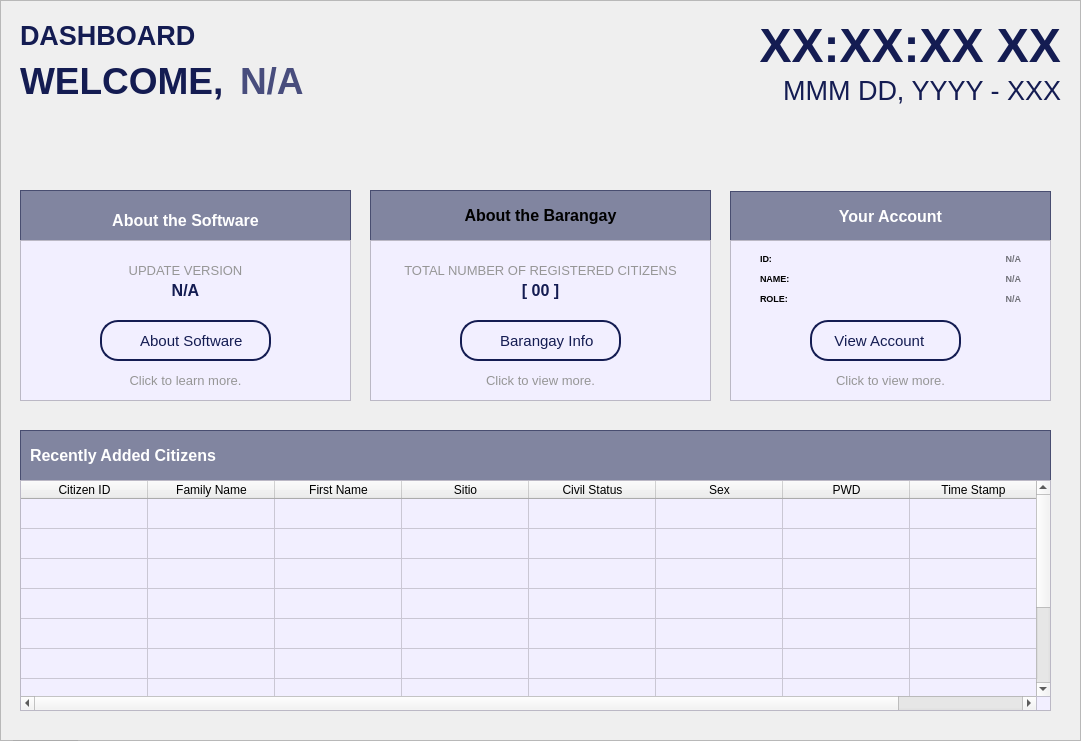
  <widget class="QFrame" name="baseBodyFrame">
   <property name="geometry">
    <rect>
     <x>250</x>
     <y>60</y>
     <width>1081</width>
     <height>741</height>
    </rect>
   </property>
   <property name="styleSheet">
    <string notr="true">#baseBodyFrame {
	background-color: #e7e2ff;
	border: none;
	border-radius: 10px;
}</string>
   </property>
   <property name="frameShape">
    <enum>QFrame::Shape::StyledPanel</enum>
   </property>
   <property name="frameShadow">
    <enum>QFrame::Shadow::Raised</enum>
   </property>
   <widget class="QPushButton" name="logout_buttonLogout_3">
    <property name="geometry">
     <rect>
      <x>10</x>
      <y>740</y>
      <width>71</width>
      <height>31</height>
     </rect>
    </property>
    <property name="font">
     <font>
      <family>Arial</family>
      <pointsize>8</pointsize>
      <bold>true</bold>
     </font>
    </property>
    <property name="cursor">
     <cursorShape>PointingHandCursor</cursorShape>
    </property>
    <property name="styleSheet">
     <string notr="true">#logout_buttonLogout {
    background-color: #bc1c1c;
    color: white;
    border-radius: 5px;
    padding: 10px; /* Optional: Adjusts spacing inside the button */
}
#logout_buttonLogout:hover {
    background-color: #d82020; /* Slightly lighter blue when hovered */
}
#logout_buttonLogout:pressed {
    background-color: #8c1515; /* Darker blue when clicked */
}</string>
    </property>
    <property name="text">
     <string>LOGOUT</string>
    </property>
   </widget>
   <widget class="QLabel" name="title_bodyDashboard">
    <property name="geometry">
     <rect>
      <x>20</x>
      <y>20</y>
      <width>381</width>
      <height>31</height>
     </rect>
    </property>
    <property name="font">
     <font>
      <family>Arial</family>
      <pointsize>20</pointsize>
      <bold>true</bold>
     </font>
    </property>
    <property name="styleSheet">
     <string notr="true">#title_bodyDashboard {
	background-color: transparent;
	color: #141c52;
}
</string>
    </property>
    <property name="text">
     <string>DASHBOARD</string>
    </property>
   </widget>
   <widget class="QLabel" name="label_timeDashboard">
    <property name="geometry">
     <rect>
      <x>620</x>
      <y>10</y>
      <width>441</width>
      <height>71</height>
     </rect>
    </property>
    <property name="font">
     <font>
      <family>Arial</family>
      <pointsize>36</pointsize>
      <bold>true</bold>
     </font>
    </property>
    <property name="layoutDirection">
     <enum>Qt::LayoutDirection::LeftToRight</enum>
    </property>
    <property name="styleSheet">
     <string notr="true">#label_timeDashboard {
    color: #141c52;
}</string>
    </property>
    <property name="text">
     <string>XX:XX:XX XX</string>
    </property>
    <property name="alignment">
     <set>Qt::AlignmentFlag::AlignRight|Qt::AlignmentFlag::AlignTrailing|Qt::AlignmentFlag::AlignVCenter</set>
    </property>
   </widget>
   <widget class="QLabel" name="label_dateDashboard">
    <property name="geometry">
     <rect>
      <x>560</x>
      <y>70</y>
      <width>501</width>
      <height>41</height>
     </rect>
    </property>
    <property name="font">
     <font>
      <family>Arial</family>
      <pointsize>20</pointsize>
      <bold>false</bold>
     </font>
    </property>
    <property name="styleSheet">
     <string notr="true">#label_dateDashboard{
	color: #141c52;
}</string>
    </property>
    <property name="text">
     <string>MMM DD, YYYY - XXX</string>
    </property>
    <property name="alignment">
     <set>Qt::AlignmentFlag::AlignRight|Qt::AlignmentFlag::AlignTrailing|Qt::AlignmentFlag::AlignVCenter</set>
    </property>
   </widget>
   <widget class="QLabel" name="title_welcomeDashboard">
    <property name="geometry">
     <rect>
      <x>20</x>
      <y>60</y>
      <width>211</width>
      <height>41</height>
     </rect>
    </property>
    <property name="font">
     <font>
      <family>Arial</family>
      <pointsize>28</pointsize>
      <bold>true</bold>
     </font>
    </property>
    <property name="styleSheet">
     <string notr="true">#title_welcomeDashboard {
	background-color: transparent;
	color: #141c52;
}
</string>
    </property>
    <property name="text">
     <string>WELCOME,</string>
    </property>
   </widget>
   <widget class="QLabel" name="title_employeeFirstNameDashboard">
    <property name="geometry">
     <rect>
      <x>240</x>
      <y>60</y>
      <width>491</width>
      <height>41</height>
     </rect>
    </property>
    <property name="font">
     <font>
      <family>Arial</family>
      <pointsize>28</pointsize>
      <bold>true</bold>
     </font>
    </property>
    <property name="styleSheet">
     <string notr="true">#title_employeeFirstNameDashboard {
	background-color: transparent;
	color: #484d7d;
}
</string>
    </property>
    <property name="text">
     <string>N/A</string>
    </property>
   </widget>
   <widget class="QTableWidget" name="table_recentlyAddedCitizensDashboard">
    <property name="geometry">
     <rect>
      <x>20</x>
      <y>480</y>
      <width>1031</width>
      <height>231</height>
     </rect>
    </property>
    <property name="styleSheet">
     <string notr="true">#table_recentlyAddedCitizensDashboard{
	background-color: #f2efff;
}</string>
    </property>
    <property name="showGrid">
     <bool>true</bool>
    </property>
    <property name="gridStyle">
     <enum>Qt::PenStyle::SolidLine</enum>
    </property>
    <property name="sortingEnabled">
     <bool>true</bool>
    </property>
    <property name="rowCount">
     <number>10</number>
    </property>
    <property name="columnCount">
     <number>8</number>
    </property>
    <attribute name="horizontalHeaderVisible">
     <bool>true</bool>
    </attribute>
    <attribute name="horizontalHeaderCascadingSectionResizes">
     <bool>false</bool>
    </attribute>
    <attribute name="horizontalHeaderMinimumSectionSize">
     <number>45</number>
    </attribute>
    <attribute name="horizontalHeaderDefaultSectionSize">
     <number>127</number>
    </attribute>
    <attribute name="verticalHeaderVisible">
     <bool>false</bool>
    </attribute>
    <attribute name="verticalHeaderHighlightSections">
     <bool>false</bool>
    </attribute>
    <attribute name="verticalHeaderStretchLastSection">
     <bool>true</bool>
    </attribute>
    <row/>
    <row/>
    <row/>
    <row/>
    <row/>
    <row/>
    <row/>
    <row/>
    <row/>
    <row/>
    <column>
     <property name="text">
      <string>Citizen ID</string>
     </property>
     <property name="font">
      <font>
       <family>Arial</family>
      </font>
     </property>
     <property name="background">
      <color>
       <red>59</red>
       <green>57</green>
       <blue>100</blue>
      </color>
     </property>
    </column>
    <column>
     <property name="text">
      <string>Family Name</string>
     </property>
     <property name="font">
      <font>
       <family>Arial</family>
      </font>
     </property>
     <property name="background">
      <color>
       <red>59</red>
       <green>57</green>
       <blue>100</blue>
      </color>
     </property>
    </column>
    <column>
     <property name="text">
      <string>First Name</string>
     </property>
     <property name="font">
      <font>
       <family>Arial</family>
      </font>
     </property>
     <property name="background">
      <color>
       <red>59</red>
       <green>57</green>
       <blue>100</blue>
      </color>
     </property>
    </column>
    <column>
     <property name="text">
      <string>Sitio</string>
     </property>
     <property name="font">
      <font>
       <family>Arial</family>
      </font>
     </property>
     <property name="background">
      <color>
       <red>59</red>
       <green>57</green>
       <blue>100</blue>
      </color>
     </property>
    </column>
    <column>
     <property name="text">
      <string>Civil Status</string>
     </property>
     <property name="font">
      <font>
       <family>Arial</family>
      </font>
     </property>
     <property name="background">
      <color>
       <red>59</red>
       <green>57</green>
       <blue>100</blue>
      </color>
     </property>
    </column>
    <column>
     <property name="text">
      <string>Sex</string>
     </property>
     <property name="font">
      <font>
       <family>Arial</family>
      </font>
     </property>
     <property name="background">
      <color>
       <red>59</red>
       <green>57</green>
       <blue>100</blue>
      </color>
     </property>
    </column>
    <column>
     <property name="text">
      <string>PWD</string>
     </property>
     <property name="font">
      <font>
       <family>Arial</family>
      </font>
     </property>
     <property name="background">
      <color>
       <red>59</red>
       <green>57</green>
       <blue>100</blue>
      </color>
     </property>
    </column>
    <column>
     <property name="text">
      <string>Time Stamp</string>
     </property>
     <property name="font">
      <font>
       <family>Arial</family>
      </font>
     </property>
     <property name="background">
      <color>
       <red>59</red>
       <green>57</green>
       <blue>100</blue>
      </color>
     </property>
    </column>
   </widget>
   <widget class="QFrame" name="table_titleFrameDashboard">
    <property name="geometry">
     <rect>
      <x>20</x>
      <y>430</y>
      <width>1031</width>
      <height>51</height>
     </rect>
    </property>
    <property name="styleSheet">
     <string notr="true">#table_titleFrameDashboard{
	background-color: rgba(20, 28, 82, 128)
}
</string>
    </property>
    <property name="frameShape">
     <enum>QFrame::Shape::StyledPanel</enum>
    </property>
    <property name="frameShadow">
     <enum>QFrame::Shadow::Raised</enum>
    </property>
    <widget class="QLabel" name="label_tableTitleDashboard">
     <property name="geometry">
      <rect>
       <x>10</x>
       <y>0</y>
       <width>191</width>
       <height>51</height>
      </rect>
     </property>
     <property name="font">
      <font>
       <family>Arial</family>
       <pointsize>12</pointsize>
       <bold>true</bold>
      </font>
     </property>
     <property name="styleSheet">
      <string notr="true">#label_tableTitleDashboard {
	background-color: transparent;
	color: #FFFFFF;
}
</string>
     </property>
     <property name="text">
      <string>Recently Added Citizens</string>
     </property>
    </widget>
   </widget>
   <widget class="QFrame" name="frame_staffAccountInformationDashboard">
    <property name="geometry">
     <rect>
      <x>730</x>
      <y>240</y>
      <width>321</width>
      <height>161</height>
     </rect>
    </property>
    <property name="styleSheet">
     <string notr="true">#frame_staffAccountInformationDashboard{
	background-color: #f2efff;
}</string>
    </property>
    <property name="frameShape">
     <enum>QFrame::Shape::StyledPanel</enum>
    </property>
    <property name="frameShadow">
     <enum>QFrame::Shadow::Raised</enum>
    </property>
    <widget class="QLabel" name="label_empIDAccInfo">
     <property name="geometry">
      <rect>
       <x>30</x>
       <y>10</y>
       <width>131</width>
       <height>16</height>
      </rect>
     </property>
     <property name="font">
      <font>
       <family>Arial</family>
       <pointsize>7</pointsize>
       <bold>true</bold>
      </font>
     </property>
     <property name="styleSheet">
      <string notr="true">#label_empIDAccInfo{
	color: #000000;
}</string>
     </property>
     <property name="text">
      <string>ID:</string>
     </property>
    </widget>
    <widget class="QLabel" name="label_empNameAccInfo">
     <property name="geometry">
      <rect>
       <x>30</x>
       <y>30</y>
       <width>131</width>
       <height>16</height>
      </rect>
     </property>
     <property name="font">
      <font>
       <family>Arial</family>
       <pointsize>7</pointsize>
       <bold>true</bold>
      </font>
     </property>
     <property name="styleSheet">
      <string notr="true">#label_empNameAccInfo{
	color: #000000;
}</string>
     </property>
     <property name="text">
      <string>NAME:</string>
     </property>
    </widget>
    <widget class="QLabel" name="label_empAccessAccInfo">
     <property name="geometry">
      <rect>
       <x>30</x>
       <y>50</y>
       <width>131</width>
       <height>16</height>
      </rect>
     </property>
     <property name="font">
      <font>
       <family>Arial</family>
       <pointsize>7</pointsize>
       <bold>true</bold>
      </font>
     </property>
     <property name="styleSheet">
      <string notr="true">#label_empAccessAccInfo{
	color: #000000;
}</string>
     </property>
     <property name="text">
      <string>ROLE:</string>
     </property>
    </widget>
    <widget class="QLabel" name="data_empAccessAccInfo">
     <property name="geometry">
      <rect>
       <x>160</x>
       <y>50</y>
       <width>131</width>
       <height>16</height>
      </rect>
     </property>
     <property name="font">
      <font>
       <family>Arial</family>
       <pointsize>7</pointsize>
       <bold>true</bold>
      </font>
     </property>
     <property name="styleSheet">
      <string notr="true">#data_empAccessAccInfo{
	color: #707078;
}</string>
     </property>
     <property name="text">
      <string>N/A</string>
     </property>
     <property name="alignment">
      <set>Qt::AlignmentFlag::AlignRight|Qt::AlignmentFlag::AlignTrailing|Qt::AlignmentFlag::AlignVCenter</set>
     </property>
    </widget>
    <widget class="QLabel" name="data_empNameAccInfo">
     <property name="geometry">
      <rect>
       <x>160</x>
       <y>30</y>
       <width>131</width>
       <height>16</height>
      </rect>
     </property>
     <property name="font">
      <font>
       <family>Arial</family>
       <pointsize>7</pointsize>
       <bold>true</bold>
      </font>
     </property>
     <property name="styleSheet">
      <string notr="true">#data_empNameAccInfo{
	color: #707078;
}</string>
     </property>
     <property name="text">
      <string>N/A</string>
     </property>
     <property name="alignment">
      <set>Qt::AlignmentFlag::AlignRight|Qt::AlignmentFlag::AlignTrailing|Qt::AlignmentFlag::AlignVCenter</set>
     </property>
    </widget>
    <widget class="QLabel" name="data_empIDAccInfo">
     <property name="geometry">
      <rect>
       <x>160</x>
       <y>10</y>
       <width>131</width>
       <height>16</height>
      </rect>
     </property>
     <property name="font">
      <font>
       <family>Arial</family>
       <pointsize>7</pointsize>
       <bold>true</bold>
      </font>
     </property>
     <property name="styleSheet">
      <string notr="true">#data_empIDAccInfo{
	color: #707078;
}</string>
     </property>
     <property name="text">
      <string>N/A</string>
     </property>
     <property name="alignment">
      <set>Qt::AlignmentFlag::AlignRight|Qt::AlignmentFlag::AlignTrailing|Qt::AlignmentFlag::AlignVCenter</set>
     </property>
    </widget>
    <widget class="QLabel" name="label_info">
     <property name="geometry">
      <rect>
       <x>0</x>
       <y>130</y>
       <width>321</width>
       <height>21</height>
      </rect>
     </property>
     <property name="font">
      <font>
       <family>Arial</family>
       <pointsize>10</pointsize>
      </font>
     </property>
     <property name="styleSheet">
      <string notr="true">#label_info{
	color: #969696;
}</string>
     </property>
     <property name="text">
      <string>Click to view more.</string>
     </property>
     <property name="alignment">
      <set>Qt::AlignmentFlag::AlignCenter</set>
     </property>
    </widget>
    <widget class="QPushButton" name="acc_buttonYourAccount">
     <property name="geometry">
      <rect>
       <x>80</x>
       <y>80</y>
       <width>151</width>
       <height>41</height>
      </rect>
     </property>
     <property name="font">
      <font>
       <family>Arial</family>
       <pointsize>11</pointsize>
      </font>
     </property>
     <property name="cursor">
      <cursorShape>PointingHandCursor</cursorShape>
     </property>
     <property name="styleSheet">
      <string notr="true">#acc_buttonYourAccount {
    background-color: #f2efff;
    color: #141c52;
	border: 2px solid #141c52; 
	border-radius: 18px;
	text-align: left;
    padding: 10px; /* Optional: Adjusts spacing inside the button */
}
#acc_buttonYourAccount:hover {
    background-color: #fdfdff; /* Slightly lighter blue when hovered */
}
#acc_buttonYourAccount:pressed {
    background-color: #e7e5f4; /* Darker blue when clicked */
}

</string>
     </property>
     <property name="text">
      <string>   View Account</string>
     </property>
     <property name="icon">
      <iconset>
       <normaloff>../../Assets/Icons/icon_myprofile.svg</normaloff>../../Assets/Icons/icon_myprofile.svg</iconset>
     </property>
     <property name="iconSize">
      <size>
       <width>20</width>
       <height>20</height>
      </size>
     </property>
     <property name="shortcut">
      <string/>
     </property>
    </widget>
   </widget>
   <widget class="QFrame" name="frame_titleStaffAccountInfoDashboard">
    <property name="geometry">
     <rect>
      <x>730</x>
      <y>191</y>
      <width>321</width>
      <height>51</height>
     </rect>
    </property>
    <property name="styleSheet">
     <string notr="true">#frame_titleStaffAccountInfoDashboard{
	background-color: rgba(20, 28, 82, 128)
}
</string>
    </property>
    <property name="frameShape">
     <enum>QFrame::Shape::StyledPanel</enum>
    </property>
    <property name="frameShadow">
     <enum>QFrame::Shadow::Raised</enum>
    </property>
    <widget class="QLabel" name="label_frameTitleDashboard">
     <property name="geometry">
      <rect>
       <x>0</x>
       <y>0</y>
       <width>321</width>
       <height>51</height>
      </rect>
     </property>
     <property name="font">
      <font>
       <family>Arial</family>
       <pointsize>12</pointsize>
       <bold>true</bold>
      </font>
     </property>
     <property name="styleSheet">
      <string notr="true">#label_frameTitleDashboard {
	background-color: transparent;
	color: #FFFFFF;
}
</string>
     </property>
     <property name="text">
      <string>Your Account</string>
     </property>
     <property name="alignment">
      <set>Qt::AlignmentFlag::AlignCenter</set>
     </property>
    </widget>
   </widget>
   <widget class="QFrame" name="dashboard_frameAboutSoftware">
    <property name="geometry">
     <rect>
      <x>20</x>
      <y>240</y>
      <width>331</width>
      <height>161</height>
     </rect>
    </property>
    <property name="styleSheet">
     <string notr="true">#dashboard_frameAboutSoftware{
	background-color: #f2efff;
}</string>
    </property>
    <property name="frameShape">
     <enum>QFrame::Shape::StyledPanel</enum>
    </property>
    <property name="frameShadow">
     <enum>QFrame::Shadow::Raised</enum>
    </property>
    <widget class="QLabel" name="label_infoManual">
     <property name="geometry">
      <rect>
       <x>0</x>
       <y>130</y>
       <width>331</width>
       <height>20</height>
      </rect>
     </property>
     <property name="font">
      <font>
       <family>Arial</family>
       <pointsize>10</pointsize>
      </font>
     </property>
     <property name="styleSheet">
      <string notr="true">#label_infoManual{
	color: #969696;
}</string>
     </property>
     <property name="text">
      <string>Click to learn more.</string>
     </property>
     <property name="alignment">
      <set>Qt::AlignmentFlag::AlignCenter</set>
     </property>
    </widget>
    <widget class="QPushButton" name="dashboard_buttonAboutSoftware">
     <property name="geometry">
      <rect>
       <x>80</x>
       <y>80</y>
       <width>171</width>
       <height>41</height>
      </rect>
     </property>
     <property name="font">
      <font>
       <family>Arial</family>
       <pointsize>11</pointsize>
      </font>
     </property>
     <property name="cursor">
      <cursorShape>PointingHandCursor</cursorShape>
     </property>
     <property name="styleSheet">
      <string notr="true">#dashboard_buttonAboutSoftware {
    background-color: #f2efff;
    color: #141c52;
	border: 2px solid #141c52; 
	border-radius: 18px;
	text-align: center;
    padding: 10px; /* Optional: Adjusts spacing inside the button */
}
#dashboard_buttonAboutSoftware:hover {
    background-color: #fdfdff; /* Slightly lighter blue when hovered */
}
#dashboard_buttonAboutSoftware:pressed {
    background-color: #e7e5f4; /* Darker blue when clicked */
}

</string>
     </property>
     <property name="text">
      <string>   About Software</string>
     </property>
     <property name="icon">
      <iconset>
       <normaloff>../../Assets/Icons/icon_aboutsoftware.svg</normaloff>../../Assets/Icons/icon_aboutsoftware.svg</iconset>
     </property>
     <property name="iconSize">
      <size>
       <width>22</width>
       <height>22</height>
      </size>
     </property>
     <property name="shortcut">
      <string/>
     </property>
    </widget>
    <widget class="QLabel" name="label_infoUpdateVersion">
     <property name="geometry">
      <rect>
       <x>0</x>
       <y>20</y>
       <width>331</width>
       <height>20</height>
      </rect>
     </property>
     <property name="font">
      <font>
       <family>Arial</family>
       <pointsize>10</pointsize>
      </font>
     </property>
     <property name="styleSheet">
      <string notr="true">#label_infoUpdateVersion{
	color: #969696;
}</string>
     </property>
     <property name="text">
      <string>UPDATE VERSION</string>
     </property>
     <property name="alignment">
      <set>Qt::AlignmentFlag::AlignCenter</set>
     </property>
    </widget>
    <widget class="QLabel" name="label_UpdateVersion">
     <property name="geometry">
      <rect>
       <x>0</x>
       <y>40</y>
       <width>331</width>
       <height>20</height>
      </rect>
     </property>
     <property name="font">
      <font>
       <family>Arial</family>
       <pointsize>12</pointsize>
       <bold>true</bold>
      </font>
     </property>
     <property name="styleSheet">
      <string notr="true">#label_UpdateVersion{
	color: #141c52;
}</string>
     </property>
     <property name="text">
      <string>N/A</string>
     </property>
     <property name="alignment">
      <set>Qt::AlignmentFlag::AlignCenter</set>
     </property>
    </widget>
   </widget>
   <widget class="QLabel" name="label_frameTitleAboutSoftware">
    <property name="geometry">
     <rect>
      <x>20</x>
      <y>200</y>
      <width>331</width>
      <height>41</height>
     </rect>
    </property>
    <property name="font">
     <font>
      <family>Arial</family>
      <pointsize>12</pointsize>
      <bold>true</bold>
     </font>
    </property>
    <property name="styleSheet">
     <string notr="true">#label_frameTitleAboutSoftware {
	background-color: transparent;
	color: #FFFFFF;
}
</string>
    </property>
    <property name="text">
     <string>About the Software</string>
    </property>
    <property name="alignment">
     <set>Qt::AlignmentFlag::AlignCenter</set>
    </property>
   </widget>
   <widget class="QFrame" name="dashboard_frameAboutBarangay">
    <property name="geometry">
     <rect>
      <x>370</x>
      <y>240</y>
      <width>341</width>
      <height>161</height>
     </rect>
    </property>
    <property name="styleSheet">
     <string notr="true">#dashboard_frameAboutBarangay{
	background-color: #f2efff;
}</string>
    </property>
    <property name="frameShape">
     <enum>QFrame::Shape::StyledPanel</enum>
    </property>
    <property name="frameShadow">
     <enum>QFrame::Shadow::Raised</enum>
    </property>
    <widget class="QPushButton" name="dashboard_buttonBarangayInfo">
     <property name="geometry">
      <rect>
       <x>90</x>
       <y>80</y>
       <width>161</width>
       <height>41</height>
      </rect>
     </property>
     <property name="font">
      <font>
       <family>Arial</family>
       <pointsize>11</pointsize>
      </font>
     </property>
     <property name="cursor">
      <cursorShape>PointingHandCursor</cursorShape>
     </property>
     <property name="styleSheet">
      <string notr="true">#dashboard_buttonBarangayInfo {
    background-color: #f2efff;
    color: #141c52;
	border: 2px solid #141c52; 
	border-radius: 18px;
	text-align: center;
    padding: 10px; /* Optional: Adjusts spacing inside the button */
}
#dashboard_buttonBarangayInfo:hover {
    background-color: #fdfdff; /* Slightly lighter blue when hovered */
}
#dashboard_buttonBarangayInfo:pressed {
    background-color: #e7e5f4; /* Darker blue when clicked */
}

</string>
     </property>
     <property name="text">
      <string>   Barangay Info</string>
     </property>
     <property name="icon">
      <iconset>
       <normaloff>../../Assets/Icons/icon_brgyinfo.svg</normaloff>../../Assets/Icons/icon_brgyinfo.svg</iconset>
     </property>
     <property name="iconSize">
      <size>
       <width>20</width>
       <height>20</height>
      </size>
     </property>
     <property name="shortcut">
      <string/>
     </property>
    </widget>
    <widget class="QLabel" name="label_infoBarangay">
     <property name="geometry">
      <rect>
       <x>0</x>
       <y>130</y>
       <width>341</width>
       <height>20</height>
      </rect>
     </property>
     <property name="font">
      <font>
       <family>Arial</family>
       <pointsize>10</pointsize>
      </font>
     </property>
     <property name="styleSheet">
      <string notr="true">#label_infoBarangay{
	color: #969696;
}</string>
     </property>
     <property name="text">
      <string>Click to view more.</string>
     </property>
     <property name="alignment">
      <set>Qt::AlignmentFlag::AlignCenter</set>
     </property>
    </widget>
    <widget class="QLabel" name="label_infoTotalNumberRegisteredCitizen">
     <property name="geometry">
      <rect>
       <x>0</x>
       <y>20</y>
       <width>341</width>
       <height>20</height>
      </rect>
     </property>
     <property name="font">
      <font>
       <family>Arial</family>
       <pointsize>10</pointsize>
      </font>
     </property>
     <property name="styleSheet">
      <string notr="true">#label_infoTotalNumberRegisteredCitizen{
	color: #969696;
}</string>
     </property>
     <property name="text">
      <string>TOTAL NUMBER OF REGISTERED CITIZENS</string>
     </property>
     <property name="alignment">
      <set>Qt::AlignmentFlag::AlignCenter</set>
     </property>
    </widget>
    <widget class="QLabel" name="label_TotalNumberRegisteredCitizen">
     <property name="geometry">
      <rect>
       <x>0</x>
       <y>40</y>
       <width>341</width>
       <height>20</height>
      </rect>
     </property>
     <property name="font">
      <font>
       <family>Arial</family>
       <pointsize>12</pointsize>
       <bold>true</bold>
      </font>
     </property>
     <property name="styleSheet">
      <string notr="true">#label_TotalNumberRegisteredCitizen{
	color: #141c52;
}</string>
     </property>
     <property name="text">
      <string>[ 00 ]</string>
     </property>
     <property name="alignment">
      <set>Qt::AlignmentFlag::AlignCenter</set>
     </property>
    </widget>
   </widget>
   <widget class="QFrame" name="table_FrameAboutSoftware">
    <property name="geometry">
     <rect>
      <x>20</x>
      <y>190</y>
      <width>331</width>
      <height>51</height>
     </rect>
    </property>
    <property name="styleSheet">
     <string notr="true">#table_FrameAboutSoftware{
	background-color: rgba(20, 28, 82, 128)
}
</string>
    </property>
    <property name="frameShape">
     <enum>QFrame::Shape::StyledPanel</enum>
    </property>
    <property name="frameShadow">
     <enum>QFrame::Shadow::Raised</enum>
    </property>
   </widget>
   <widget class="QFrame" name="table_FrameAboutBarangay">
    <property name="geometry">
     <rect>
      <x>370</x>
      <y>190</y>
      <width>341</width>
      <height>51</height>
     </rect>
    </property>
    <property name="styleSheet">
     <string notr="true">#table_FrameAboutBarangay{
	background-color: rgba(20, 28, 82, 128)
}
</string>
    </property>
    <property name="frameShape">
     <enum>QFrame::Shape::StyledPanel</enum>
    </property>
    <property name="frameShadow">
     <enum>QFrame::Shadow::Raised</enum>
    </property>
    <widget class="QLabel" name="label_frameTitleDashboard_3">
     <property name="geometry">
      <rect>
       <x>0</x>
       <y>0</y>
       <width>341</width>
       <height>51</height>
      </rect>
     </property>
     <property name="font">
      <font>
       <family>Arial</family>
       <pointsize>12</pointsize>
       <bold>true</bold>
      </font>
     </property>
     <property name="styleSheet">
      <string notr="true">#label_frameTitleDashboard {
	background-color: transparent;
	color: #FFFFFF;
}
</string>
     </property>
     <property name="text">
      <string>About the Barangay</string>
     </property>
     <property name="alignment">
      <set>Qt::AlignmentFlag::AlignCenter</set>
     </property>
    </widget>
   </widget>
   <zorder>table_FrameAboutBarangay</zorder>
   <zorder>table_FrameAboutSoftware</zorder>
   <zorder>table_titleFrameDashboard</zorder>
   <zorder>logout_buttonLogout_3</zorder>
   <zorder>title_bodyDashboard</zorder>
   <zorder>label_timeDashboard</zorder>
   <zorder>label_dateDashboard</zorder>
   <zorder>title_welcomeDashboard</zorder>
   <zorder>title_employeeFirstNameDashboard</zorder>
   <zorder>table_recentlyAddedCitizensDashboard</zorder>
   <zorder>frame_titleStaffAccountInfoDashboard</zorder>
   <zorder>frame_staffAccountInformationDashboard</zorder>
   <zorder>dashboard_frameAboutSoftware</zorder>
   <zorder>label_frameTitleAboutSoftware</zorder>
   <zorder>dashboard_frameAboutBarangay</zorder>
  </widget>
